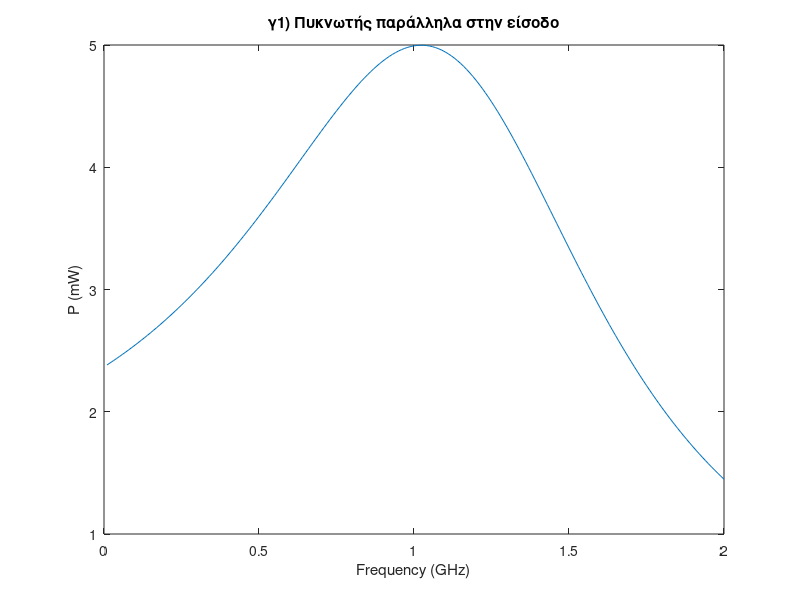

MATLAB code for this plot:
function res4a()
Zo = 50;
Z_L = 10 + 15j;
V_g = 1;
Z_g = 50 - 40j; 
fo = 1;
f = 0 : 0.01 * fo : 2 * fo;
lambda_1 = 0.037;
C1 = 3.09;
X_c_1 = -1j * 1 ./ (2 * pi * f * 1e9 * C1 * 1e-12);

b_l_1 = lambda_1 * 2 * pi * f / fo;
Z_a_1 = Zo * (Z_L + 1j .* Zo .* tan(b_l_1)) ./ (Zo + 1j .* Z_L .* tan(b_l_1));

Z_in_1 = (Z_a_1 .* X_c_1) ./ (Z_a_1 + X_c_1);
x_in_1 = real(Z_in_1);

I_in_1 = V_g ./ (Z_in_1 + Z_g);

I_in_1_norm = abs(I_in_1);

power_1 = x_in_1 .* I_in_1_norm.^2;

figure
plot(f, power_1*1e3)
title("γ1) Πυκνωτής παράλληλα στην είσοδο")
xlabel("Frequency (GHz)")
ylabel("P (mW)")
end
